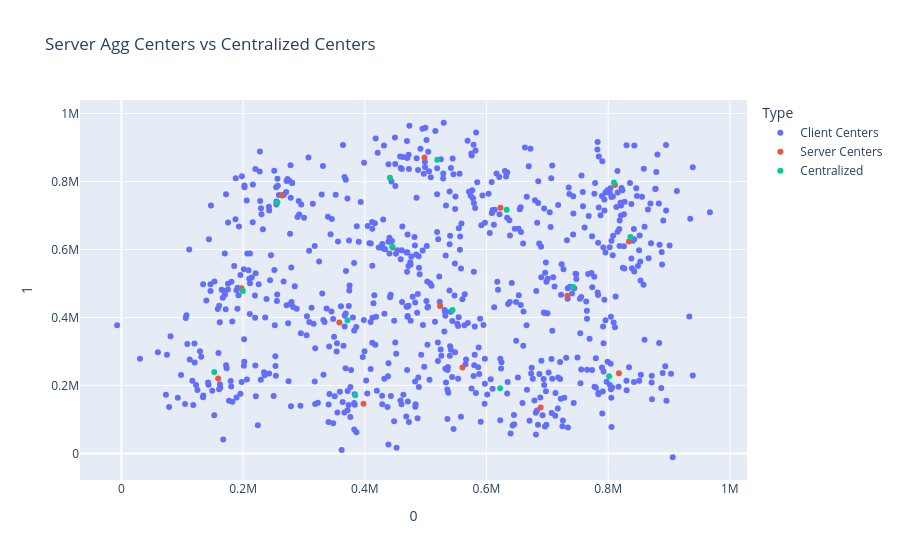

The notebook cell saved with this chart:
### Code cell
visualize_centers(sim.clients_centers[0], agg_centers, sim.centralized_centers[0])

### Figure 1 — Plotly figure (JSON) as saved in the notebook; plotly's stock layout.template omitted (floating-point values rounded to 4 significant figures; data arrays with more than 128 entries replaced by an {"elided": "..."} marker saying what was removed)
{"data": [{"hovertemplate": "Type=Client Centers<br>0=%{x}<br>1=%{y}<extra></extra>", "legendgroup": "Client Centers", "marker": {"color": "#636efa", "symbol": "circle"}, "mode": "markers", "name": "Client Centers", "orientation": "v", "showlegend": true, "type": "scatter", "x": {"elided": "750 float values"}, "xaxis": "x", "y": {"elided": "750 float values"}, "yaxis": "y"}, {"hovertemplate": "Type=Server Centers<br>0=%{x}<br>1=%{y}<extra></extra>", "legendgroup": "Server Centers", "marker": {"color": "#EF553B", "symbol": "circle"}, "mode": "markers", "name": "Server Centers", "orientation": "v", "showlegend": true, "type": "scatter", "x": [197300.0, 834200.0, 560500.0, 498100.0, 397900.0, 623100.0, 689000.0, 523800.0, 817700.0, 733000.0, 263200.0, 445800.0, 811200.0, 358200.0, 159100.0], "xaxis": "x", "y": [486000.0, 623300.0, 252600.0, 870400.0, 146100.0, 722700.0, 135200.0, 434000.0, 235700.0, 463500.0, 759600.0, 605800.0, 789400.0, 384800.0, 220600.0], "yaxis": "y"}, {"hovertemplate": "Type=Centralized<br>0=%{x}<br>1=%{y}<extra></extra>", "legendgroup": "Centralized", "marker": {"color": "#00cc96", "symbol": "circle"}, "mode": "markers", "name": "Centralized", "orientation": "v", "showlegend": true, "type": "scatter", "x": [152600.0, 742400.0, 633300.0, 544200.0, 622500.0, 199700.0, 445200.0, 836500.0, 384200.0, 256400.0, 371600.0, 801600.0, 441400.0, 519200.0, 809500.0], "xaxis": "x", "y": [239500.0, 489400.0, 717100.0, 422100.0, 191400.0, 478000.0, 609000.0, 636600.0, 171300.0, 738600.0, 391800.0, 227100.0, 810800.0, 864200.0, 797400.0], "yaxis": "y"}], "layout": {"legend": {"title": {"text": "Type"}, "tracegroupgap": 0}, "title": {"text": "Server Agg Centers vs Centralized Centers"}, "xaxis": {"anchor": "y", "domain": [0, 1], "title": {"text": "0"}}, "yaxis": {"anchor": "x", "domain": [0, 1], "title": {"text": "1"}}}}
